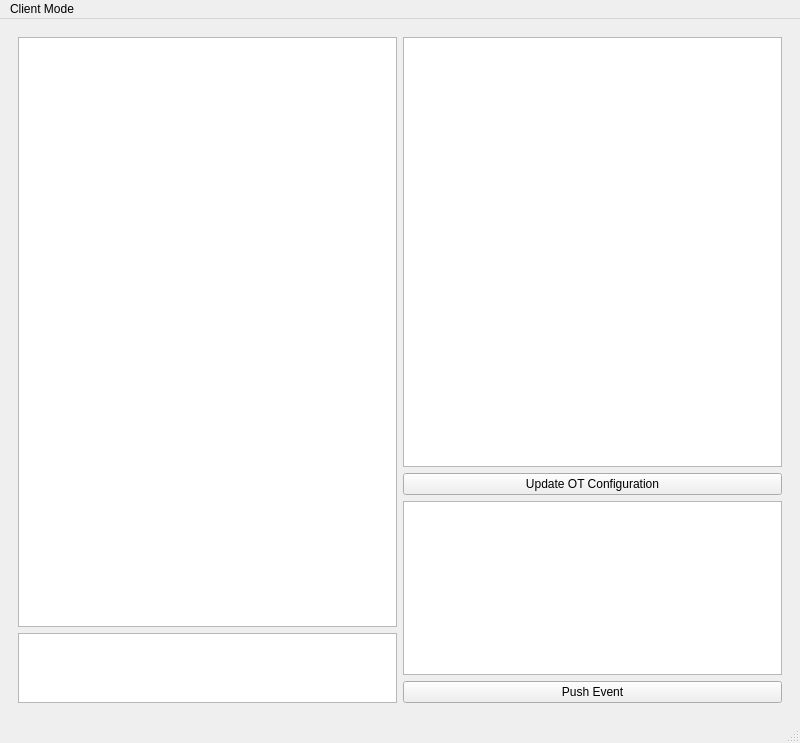
<ui version="4.0" >
 <class>TCtxMainWindow</class>
 <widget class="QMainWindow" name="TCtxMainWindow" >
  <property name="geometry" >
   <rect>
    <x>0</x>
    <y>0</y>
    <width>800</width>
    <height>600</height>
   </rect>
  </property>
  <property name="windowTitle" >
   <string>OpenTracker Callback/Callforward Example</string>
  </property>
  <widget class="QWidget" name="centralwidget" >
   <layout class="QVBoxLayout" >
    <property name="margin" >
     <number>9</number>
    </property>
    <property name="spacing" >
     <number>6</number>
    </property>
    <item>
     <widget class="QWidget" native="1" name="widget" >
      <layout class="QHBoxLayout" >
       <property name="margin" >
        <number>9</number>
       </property>
       <property name="spacing" >
        <number>6</number>
       </property>
       <item>
        <layout class="QVBoxLayout" >
         <property name="margin" >
          <number>0</number>
         </property>
         <property name="spacing" >
          <number>6</number>
         </property>
         <item>
          <widget class="QTextEdit" name="eventsEdit" >
           <property name="minimumSize" >
            <size>
             <width>0</width>
             <height>590</height>
            </size>
           </property>
           <property name="lineWrapMode" >
            <enum>QTextEdit::NoWrap</enum>
           </property>
           <property name="readOnly" >
            <bool>true</bool>
           </property>
          </widget>
         </item>
         <item>
          <widget class="QTextEdit" name="outEventsEdit" >
           <property name="lineWrapMode" >
            <enum>QTextEdit::NoWrap</enum>
           </property>
          </widget>
         </item>
        </layout>
       </item>
       <item>
        <layout class="QVBoxLayout" >
         <property name="margin" >
          <number>0</number>
         </property>
         <property name="spacing" >
          <number>6</number>
         </property>
         <item>
          <widget class="QTextEdit" name="configEdit" >
           <property name="minimumSize" >
            <size>
             <width>0</width>
             <height>430</height>
            </size>
           </property>
           <property name="lineWrapMode" >
            <enum>QTextEdit::NoWrap</enum>
           </property>
          </widget>
         </item>
         <item>
          <widget class="QPushButton" name="configPushButton" >
           <property name="text" >
            <string>Update OT Configuration</string>
           </property>
          </widget>
         </item>
         <item>
          <widget class="QTextEdit" name="textEdit" />
         </item>
         <item>
          <widget class="QPushButton" name="eventPushButton" >
           <property name="text" >
            <string>Push Event</string>
           </property>
          </widget>
         </item>
        </layout>
       </item>
      </layout>
     </widget>
    </item>
   </layout>
  </widget>
  <widget class="QMenuBar" name="menubar" >
   <property name="geometry" >
    <rect>
     <x>0</x>
     <y>0</y>
     <width>800</width>
     <height>22</height>
    </rect>
   </property>
   <property name="defaultUp" >
    <bool>false</bool>
   </property>
   <widget class="QMenu" name="menuClient_Mode" >
    <property name="title" >
     <string>Client Mode</string>
    </property>
    <addaction name="separator" />
    <addaction name="actionClient_A" />
    <addaction name="actionClient_B" />
    <addaction name="actionLocal_TestSource" />
   </widget>
   <addaction name="menuClient_Mode" />
  </widget>
  <widget class="QStatusBar" name="statusbar" />
  <action name="actionClient_A" >
   <property name="checkable" >
    <bool>false</bool>
   </property>
   <property name="checked" >
    <bool>false</bool>
   </property>
   <property name="text" >
    <string>Client A</string>
   </property>
   <property name="iconText" >
    <string>Client A</string>
   </property>
   <property name="toolTip" >
    <string>Client A</string>
   </property>
  </action>
  <action name="actionClient_B" >
   <property name="checkable" >
    <bool>false</bool>
   </property>
   <property name="text" >
    <string>Client B</string>
   </property>
  </action>
  <action name="actionLocal_TestSource" >
   <property name="checkable" >
    <bool>false</bool>
   </property>
   <property name="text" >
    <string>Local TestSource</string>
   </property>
  </action>
 </widget>
 <resources/>
 <connections/>
</ui>
